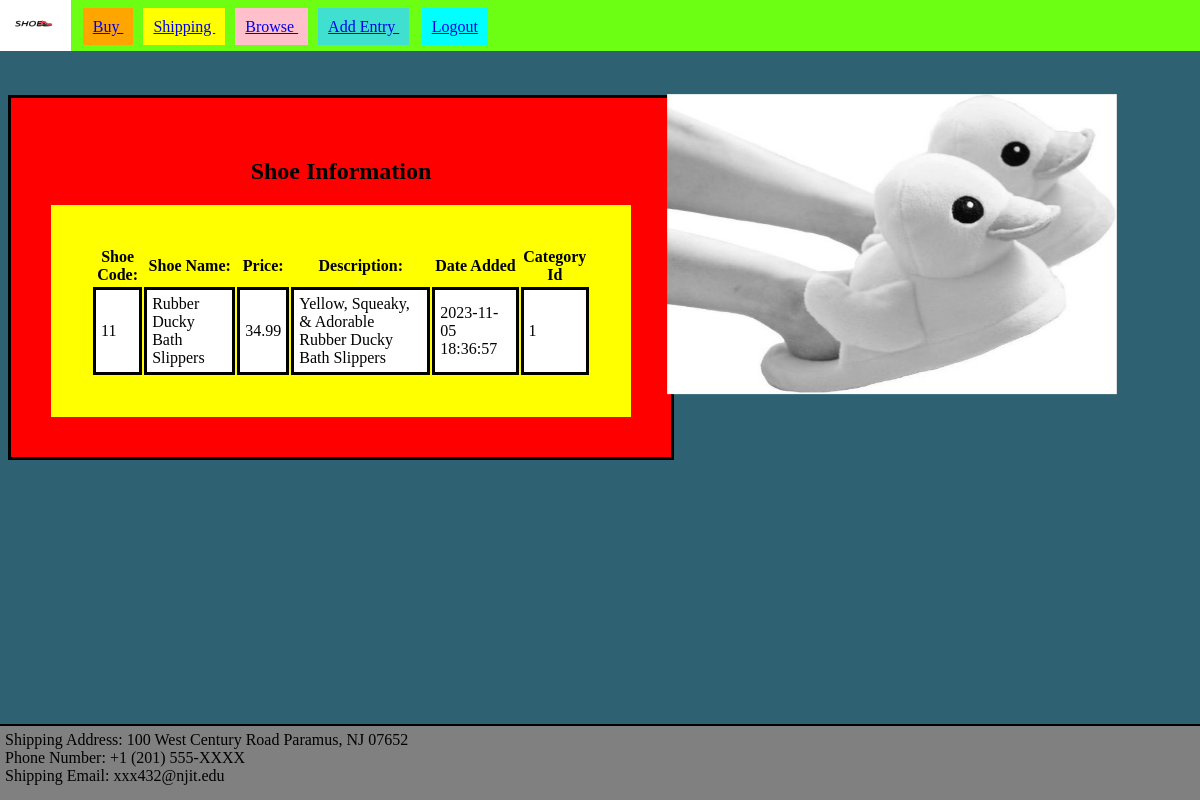
The app's page /shoe_details.php?shoe_code=11 with its own data.
### tables this page shows
CREATE TABLE IF NOT EXISTS `shoes` (
`shoeID` int(11) NOT NULL,
  `shoeCategoryID` int(11) NOT NULL,
  `shoeCode` varchar(10) NOT NULL,
  `shoeName` varchar(255) NOT NULL,
  `description` text NOT NULL,
  `price` decimal(10,2) NOT NULL,
  `dateAdded` datetime NOT NULL
);

### shoe_details.php (the view, shortened to what this page needs)
<?php
$shoe_code = $_GET['shoe_code'];
$db = getDB();
$queryShoeProducts = 'SELECT * FROM shoes WHERE shoeCode = :shoe_code';
$statement3 = $db->prepare($queryShoeProducts);
$statement3->bindValue(':shoe_code', $shoe_code);
$statement3->execute();
$shoeInfos= $statement3->fetchAll();
?>
<html>
    <head>
    </head>
<body>
    <main>
    <div class = "header">
        <?php include('logged_in_header.php'); ?>
    </div>
    <div id = "main-div">
        <section class = "shoe-table-data">
            <h1> Shoe Information </h1>
            <table>
                <tr>
                    <th> Shoe Code: </th>
                    <th> Shoe Name: </th>
                    <th> Price: </th>
                    <th> Description: </th>
                    <th> Date Added </th>
                    <th> Category Id </th>
                </tr>
                <?php foreach ($shoeInfos as $shoeInfo) : ?>
                <tr>
                    <td> <?php echo $shoeInfo['shoeCode'];?></td>
                    <td> <?php echo $shoeInfo['shoeName']; ?> </td>
                    <td> <?php echo $shoeInfo['price']; ?> </td>
                    <td> <?php echo $shoeInfo['description']; ?> </td>
                    <td> <?php echo $shoeInfo['dateAdded']; ?> </td>
                    <td> <?php echo $shoeInfo['shoeCategoryID']; ?> </td>
                </tr>
                <?php endforeach; ?>
            </table>
        </section>
        <div id = "image_placement">
            <?php
                $file_location = file_exists("images/$shoe_code-bw.jpg");
                if($file_location == 1){
                    echo "<img src = \"images/$shoe_code-bw.jpg\" id = \"mouse_change_id\" alt = \"$shoe_code\" height = \"300px\" width = \"450px\"/>";
                }else{
                    echo "<img src = \"images/default-shoe-bw.jpg\" id = \"mouse_change_id\" alt = \"$shoe_code\" height = \"300px\" width = \"450px\"/>";
                }
            ?>
        </div>
        <div class = "footer">
            <?php include('footer.php'); ?>
        </div>
    </div>
    </main>
</body>
</html>

### shoe_details.php (style rules this page uses)
.shoe-table-data { padding: 20px; background-color: red; border-style: solid; overflow-y: auto; min-height: 250px; max-height: 350px; width: 580px; text-align: center; padding: 40px; margin: 2% 0%; position: fixed; }
table { background-color: yellow; padding: 40px; }
td { padding: 5px; border-style: solid; background-color: white; }
#image_placement { float: right; margin: 0% 53%; position: fixed; }
#mouse_change_id { margin: 5% 5%; }
body { background-color: #2E6171; }

### records on screen
shoes: shoeCode "11", shoeName "Rubber Ducky Bath Slippers", price "34.99", description "Yellow, Squeaky, & Adorable Rubber Ducky Bath Slippers", dateAdded "2023-11-05 18:36:57", shoeCategoryID "1"
